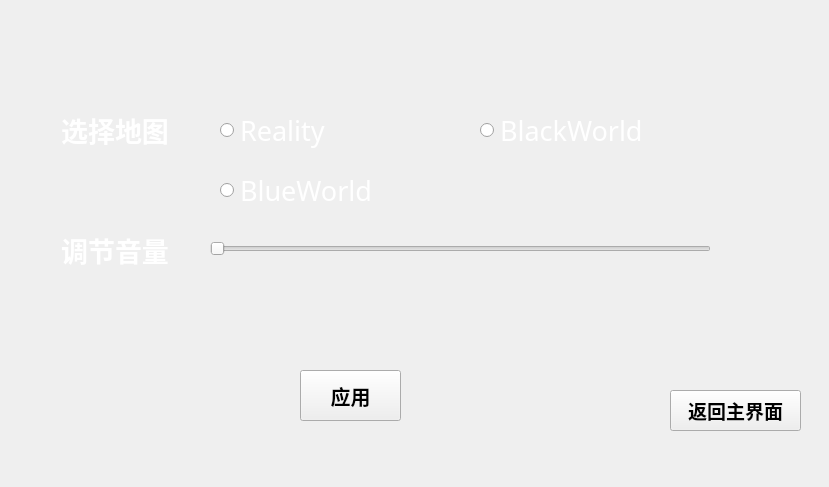
<?xml version="1.0" encoding="UTF-8"?>
<ui version="4.0">
 <class>SetWidget</class>
 <widget class="QWidget" name="SetWidget">
  <property name="geometry">
   <rect>
    <x>0</x>
    <y>0</y>
    <width>829</width>
    <height>487</height>
   </rect>
  </property>
  <property name="windowTitle">
   <string>Form</string>
  </property>
  <widget class="QPushButton" name="pushButton">
   <property name="geometry">
    <rect>
     <x>670</x>
     <y>390</y>
     <width>131</width>
     <height>41</height>
    </rect>
   </property>
   <property name="font">
    <font>
     <family>华文彩云</family>
     <pointsize>14</pointsize>
     <weight>75</weight>
     <bold>true</bold>
    </font>
   </property>
   <property name="text">
    <string>返回主界面</string>
   </property>
  </widget>
  <widget class="QLabel" name="label">
   <property name="geometry">
    <rect>
     <x>40</x>
     <y>80</y>
     <width>150</width>
     <height>100</height>
    </rect>
   </property>
   <property name="palette">
    <palette>
     <active>
      <colorrole role="WindowText">
       <brush brushstyle="SolidPattern">
        <color alpha="255">
         <red>255</red>
         <green>255</green>
         <blue>255</blue>
        </color>
       </brush>
      </colorrole>
     </active>
     <inactive>
      <colorrole role="WindowText">
       <brush brushstyle="SolidPattern">
        <color alpha="255">
         <red>255</red>
         <green>255</green>
         <blue>255</blue>
        </color>
       </brush>
      </colorrole>
     </inactive>
     <disabled>
      <colorrole role="WindowText">
       <brush brushstyle="SolidPattern">
        <color alpha="255">
         <red>120</red>
         <green>120</green>
         <blue>120</blue>
        </color>
       </brush>
      </colorrole>
     </disabled>
    </palette>
   </property>
   <property name="font">
    <font>
     <family>华文琥珀</family>
     <pointsize>20</pointsize>
     <weight>75</weight>
     <bold>true</bold>
    </font>
   </property>
   <property name="text">
    <string>选择地图</string>
   </property>
   <property name="alignment">
    <set>Qt::AlignCenter</set>
   </property>
  </widget>
  <widget class="QLabel" name="label_2">
   <property name="geometry">
    <rect>
     <x>40</x>
     <y>200</y>
     <width>150</width>
     <height>100</height>
    </rect>
   </property>
   <property name="palette">
    <palette>
     <active>
      <colorrole role="WindowText">
       <brush brushstyle="SolidPattern">
        <color alpha="255">
         <red>255</red>
         <green>255</green>
         <blue>255</blue>
        </color>
       </brush>
      </colorrole>
     </active>
     <inactive>
      <colorrole role="WindowText">
       <brush brushstyle="SolidPattern">
        <color alpha="255">
         <red>255</red>
         <green>255</green>
         <blue>255</blue>
        </color>
       </brush>
      </colorrole>
     </inactive>
     <disabled>
      <colorrole role="WindowText">
       <brush brushstyle="SolidPattern">
        <color alpha="255">
         <red>120</red>
         <green>120</green>
         <blue>120</blue>
        </color>
       </brush>
      </colorrole>
     </disabled>
    </palette>
   </property>
   <property name="font">
    <font>
     <family>华文琥珀</family>
     <pointsize>20</pointsize>
     <weight>75</weight>
     <bold>true</bold>
    </font>
   </property>
   <property name="text">
    <string>调节音量</string>
   </property>
   <property name="alignment">
    <set>Qt::AlignCenter</set>
   </property>
  </widget>
  <widget class="QRadioButton" name="radioButton">
   <property name="geometry">
    <rect>
     <x>220</x>
     <y>110</y>
     <width>200</width>
     <height>40</height>
    </rect>
   </property>
   <property name="palette">
    <palette>
     <active>
      <colorrole role="WindowText">
       <brush brushstyle="SolidPattern">
        <color alpha="255">
         <red>255</red>
         <green>255</green>
         <blue>255</blue>
        </color>
       </brush>
      </colorrole>
     </active>
     <inactive>
      <colorrole role="WindowText">
       <brush brushstyle="SolidPattern">
        <color alpha="255">
         <red>255</red>
         <green>255</green>
         <blue>255</blue>
        </color>
       </brush>
      </colorrole>
     </inactive>
     <disabled>
      <colorrole role="WindowText">
       <brush brushstyle="SolidPattern">
        <color alpha="255">
         <red>120</red>
         <green>120</green>
         <blue>120</blue>
        </color>
       </brush>
      </colorrole>
     </disabled>
    </palette>
   </property>
   <property name="font">
    <font>
     <family>华文琥珀</family>
     <pointsize>20</pointsize>
     <weight>50</weight>
     <bold>false</bold>
    </font>
   </property>
   <property name="text">
    <string>Reality</string>
   </property>
  </widget>
  <widget class="QRadioButton" name="radioButton_2">
   <property name="geometry">
    <rect>
     <x>480</x>
     <y>110</y>
     <width>200</width>
     <height>40</height>
    </rect>
   </property>
   <property name="palette">
    <palette>
     <active>
      <colorrole role="WindowText">
       <brush brushstyle="SolidPattern">
        <color alpha="255">
         <red>255</red>
         <green>255</green>
         <blue>255</blue>
        </color>
       </brush>
      </colorrole>
     </active>
     <inactive>
      <colorrole role="WindowText">
       <brush brushstyle="SolidPattern">
        <color alpha="255">
         <red>255</red>
         <green>255</green>
         <blue>255</blue>
        </color>
       </brush>
      </colorrole>
     </inactive>
     <disabled>
      <colorrole role="WindowText">
       <brush brushstyle="SolidPattern">
        <color alpha="255">
         <red>120</red>
         <green>120</green>
         <blue>120</blue>
        </color>
       </brush>
      </colorrole>
     </disabled>
    </palette>
   </property>
   <property name="font">
    <font>
     <family>华文琥珀</family>
     <pointsize>20</pointsize>
     <weight>50</weight>
     <bold>false</bold>
    </font>
   </property>
   <property name="text">
    <string>BlackWorld</string>
   </property>
  </widget>
  <widget class="QRadioButton" name="radioButton_3">
   <property name="geometry">
    <rect>
     <x>220</x>
     <y>170</y>
     <width>200</width>
     <height>40</height>
    </rect>
   </property>
   <property name="palette">
    <palette>
     <active>
      <colorrole role="WindowText">
       <brush brushstyle="SolidPattern">
        <color alpha="255">
         <red>255</red>
         <green>255</green>
         <blue>255</blue>
        </color>
       </brush>
      </colorrole>
     </active>
     <inactive>
      <colorrole role="WindowText">
       <brush brushstyle="SolidPattern">
        <color alpha="255">
         <red>255</red>
         <green>255</green>
         <blue>255</blue>
        </color>
       </brush>
      </colorrole>
     </inactive>
     <disabled>
      <colorrole role="WindowText">
       <brush brushstyle="SolidPattern">
        <color alpha="255">
         <red>120</red>
         <green>120</green>
         <blue>120</blue>
        </color>
       </brush>
      </colorrole>
     </disabled>
    </palette>
   </property>
   <property name="font">
    <font>
     <family>华文琥珀</family>
     <pointsize>20</pointsize>
     <weight>50</weight>
     <bold>false</bold>
    </font>
   </property>
   <property name="text">
    <string>BlueWorld</string>
   </property>
  </widget>
  <widget class="QSlider" name="horizontalSlider">
   <property name="geometry">
    <rect>
     <x>210</x>
     <y>240</y>
     <width>501</width>
     <height>18</height>
    </rect>
   </property>
   <property name="font">
    <font>
     <pointsize>10</pointsize>
    </font>
   </property>
   <property name="orientation">
    <enum>Qt::Horizontal</enum>
   </property>
  </widget>
  <widget class="QPushButton" name="pushButton_2">
   <property name="geometry">
    <rect>
     <x>300</x>
     <y>370</y>
     <width>101</width>
     <height>51</height>
    </rect>
   </property>
   <property name="font">
    <font>
     <family>华文彩云</family>
     <pointsize>15</pointsize>
     <weight>75</weight>
     <bold>true</bold>
    </font>
   </property>
   <property name="text">
    <string>应用</string>
   </property>
  </widget>
 </widget>
 <resources/>
 <connections/>
</ui>
